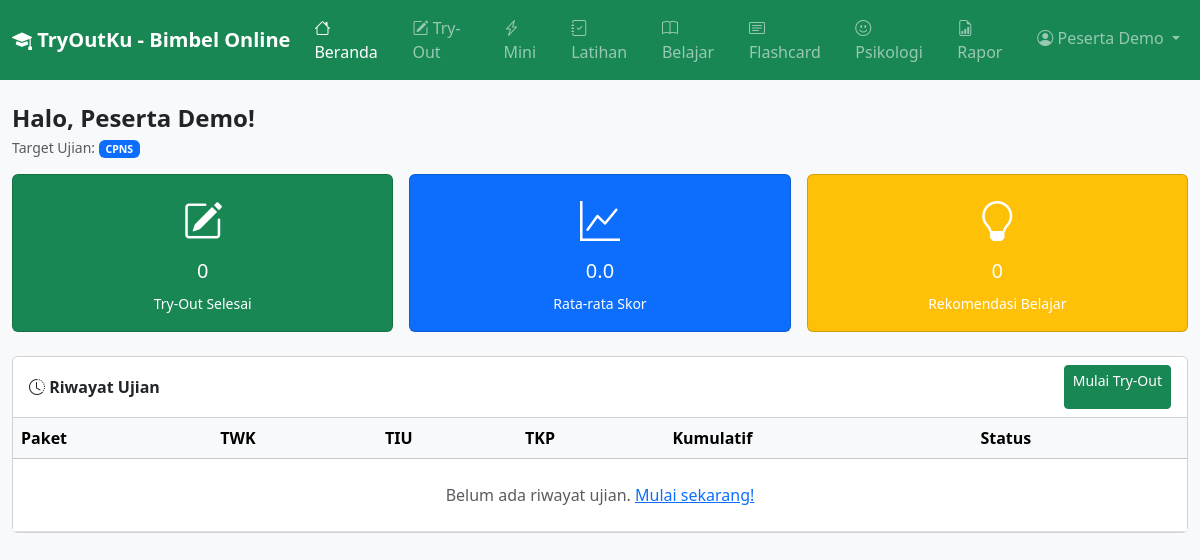
/peserta/dashboard.php (signed in), run on an earlier commit of the app's database.
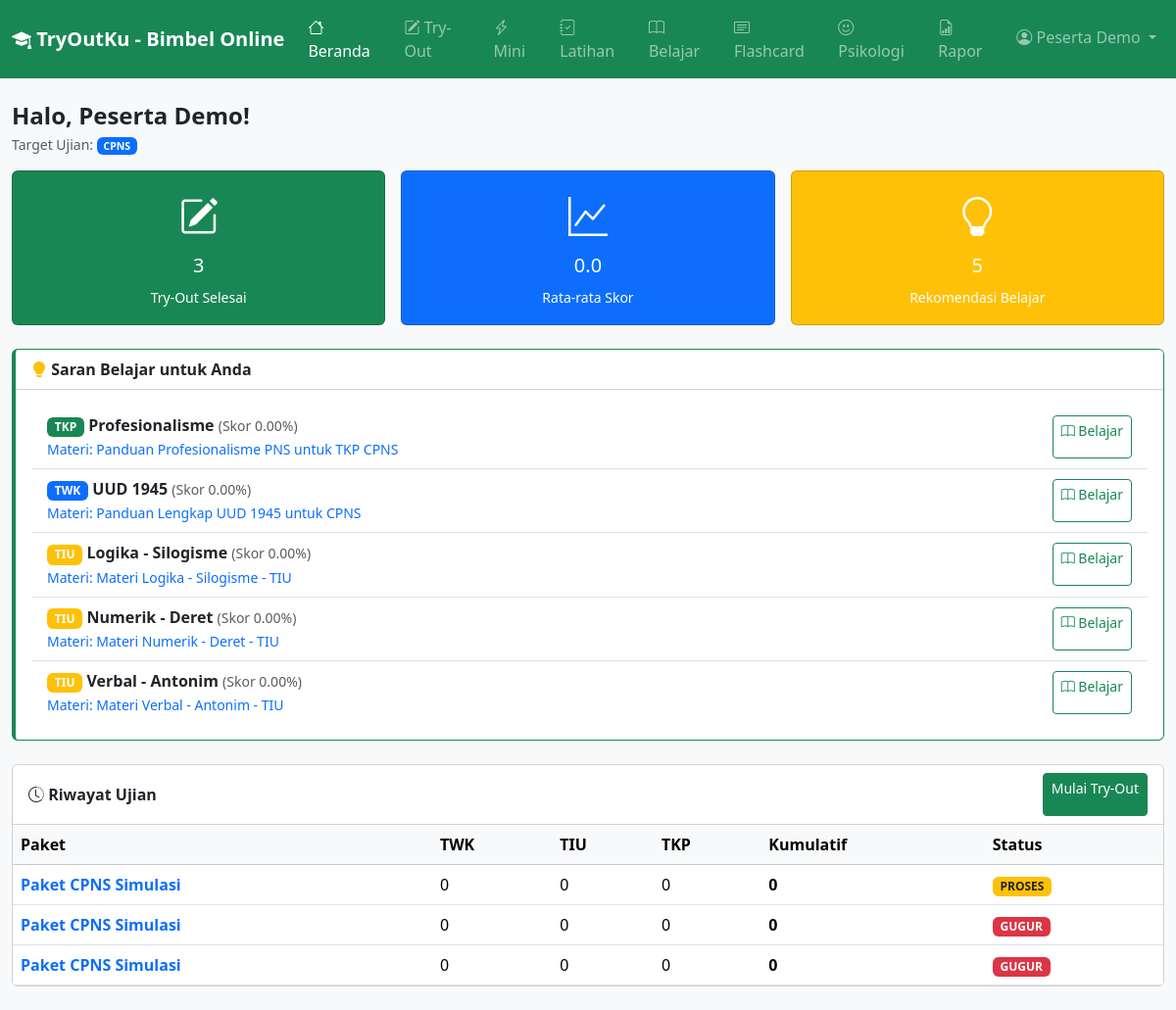
And on a later commit of the database.
### tables this page shows
CREATE TABLE `rekomendasi_belajar` (
  `id` int(11) NOT NULL AUTO_INCREMENT,
  `hasil_ujian_id` int(11) NOT NULL,
  `user_id` int(11) NOT NULL,
  `topik` varchar(100) NOT NULL,
  `jenis_tes` enum('twk','tiu','tkp','psikologi') NOT NULL,
  `skor_persentase` decimal(5,2) DEFAULT 0.00,
  `saran_materi_id` int(11) DEFAULT NULL,
  `tingkat_kesulitan_rekomendasi` enum('mudah','sedang','sulit') DEFAULT 'mudah',
  `status` enum('belum_dikerjakan','selesai') DEFAULT 'belum_dikerjakan',
  `created_at` datetime DEFAULT current_timestamp(),
  PRIMARY KEY (`id`),
  KEY `user_id` (`user_id`),
  KEY `hasil_ujian_id` (`hasil_ujian_id`),
  KEY `rb_materi` (`saran_materi_id`),
  CONSTRAINT `rb_hu` FOREIGN KEY (`hasil_ujian_id`) REFERENCES `hasil_ujian` (`id`) ON DELETE CASCADE,
  CONSTRAINT `rb_materi` FOREIGN KEY (`saran_materi_id`) REFERENCES `materi` (`id`) ON DELETE SET NULL,
  CONSTRAINT `rb_user` FOREIGN KEY (`user_id`) REFERENCES `users` (`id`) ON DELETE CASCADE
);

CREATE TABLE `materi` (
  `id` int(11) NOT NULL AUTO_INCREMENT,
  `kategori_ujian_id` int(11) DEFAULT NULL,
  `judul` varchar(255) NOT NULL,
  `topik` varchar(100) NOT NULL,
  `jenis_tes` enum('twk','tiu','tkp','psikologi') DEFAULT NULL,
  `konten_html` longtext DEFAULT NULL,
  `tipe` enum('artikel','video','flashcard','rumus') DEFAULT 'artikel',
  `level` enum('dasar','menengah','lanjut') DEFAULT 'dasar',
  `created_at` datetime DEFAULT current_timestamp(),
  PRIMARY KEY (`id`),
  KEY `kategori_ujian_id` (`kategori_ujian_id`),
  CONSTRAINT `materi_kategori` FOREIGN KEY (`kategori_ujian_id`) REFERENCES `kategori_ujian` (`id`) ON DELETE SET NULL
);

CREATE TABLE `hasil_ujian` (
  `id` int(11) NOT NULL AUTO_INCREMENT,
  `user_id` int(11) NOT NULL,
  `paket_ujian_id` int(11) NOT NULL,
  `tanggal_mulai` datetime DEFAULT NULL,
  `tanggal_selesai` datetime DEFAULT NULL,
  `skor_twk` int(5) NOT NULL DEFAULT 0,
  `skor_tiu` int(5) NOT NULL DEFAULT 0,
  `skor_tkp` int(5) NOT NULL DEFAULT 0,
  `skor_kumulatif` int(5) NOT NULL DEFAULT 0,
  `status_lulus` enum('lulus','gugur','proses') DEFAULT 'proses',
  `created_at` datetime DEFAULT current_timestamp(),
  PRIMARY KEY (`id`),
  KEY `user_id` (`user_id`),
  KEY `paket_ujian_id` (`paket_ujian_id`),
  CONSTRAINT `hu_paket` FOREIGN KEY (`paket_ujian_id`) REFERENCES `paket_ujian` (`id`) ON DELETE CASCADE,
  CONSTRAINT `hu_user` FOREIGN KEY (`user_id`) REFERENCES `users` (`id`) ON DELETE CASCADE
);

CREATE TABLE `paket_ujian` (
  `id` int(11) NOT NULL AUTO_INCREMENT,
  `kategori_ujian_id` int(11) NOT NULL,
  `nama_paket` varchar(100) NOT NULL,
  `deskripsi` text DEFAULT NULL,
  `jumlah_soal_twk` int(5) NOT NULL DEFAULT 0,
  `jumlah_soal_tiu` int(5) NOT NULL DEFAULT 0,
  `jumlah_soal_tkp` int(5) NOT NULL DEFAULT 0,
  `waktu_menit` int(5) NOT NULL DEFAULT 90,
  `status` enum('aktif','nonaktif') DEFAULT 'aktif',
  `created_at` datetime DEFAULT current_timestamp(),
  PRIMARY KEY (`id`),
  KEY `kategori_ujian_id` (`kategori_ujian_id`),
  CONSTRAINT `paket_kategori` FOREIGN KEY (`kategori_ujian_id`) REFERENCES `kategori_ujian` (`id`) ON DELETE CASCADE
);

### includes/functions.php (called while the page is built, shortened)
<?php
function e($str) {
    return htmlspecialchars($str ?? '', ENT_QUOTES, 'UTF-8');
}
function getJenisTesLabel($jenis) {
    $map = ['twk' => 'TWK', 'tiu' => 'TIU', 'tkp' => 'TKP'];
    return $map[$jenis] ?? strtoupper($jenis);
}
function getJenisTesColor($jenis) {
    $map = ['twk' => 'primary', 'tiu' => 'warning', 'tkp' => 'success'];
    return $map[$jenis] ?? 'secondary';
}

### peserta/dashboard.php (the view, shortened to what the changed rows need)
<?php
require_once __DIR__ . '/../includes/functions.php';
$stmt = $conn->prepare('SELECT COUNT(*) as total, AVG(skor_kumulatif) as rata FROM hasil_ujian WHERE user_id = ?');
$stmt->bind_param('i', $_SESSION['user_id']);
$stmt->execute();
$stat = $stmt->get_result()->fetch_assoc();
$stmt2 = $conn->prepare('SELECT h.*, p.nama_paket FROM hasil_ujian h JOIN paket_ujian p ON h.paket_ujian_id = p.id WHERE h.user_id = ? ORDER BY h.created_at DESC LIMIT 5');
$stmt2->bind_param('i', $_SESSION['user_id']);
$stmt2->execute();
$riwayat = $stmt2->get_result();
$stmt3 = $conn->prepare('SELECT rb.*, m.judul as materi_judul FROM rekomendasi_belajar rb LEFT JOIN materi m ON rb.saran_materi_id = m.id WHERE rb.user_id = ? AND rb.status = "belum_dikerjakan" ORDER BY rb.created_at DESC LIMIT 5');
$stmt3->bind_param('i', $_SESSION['user_id']);
$stmt3->execute();
$rekom = $stmt3->get_result();
require_once __DIR__ . '/../includes/header.php';
?>
<div class="container py-4">
    <div class="row g-3 mb-4">
        <div class="col-6 col-md-4">
            <div class="card text-white bg-success card-hover">
                <div class="card-body text-center">
                    <i class="bi bi-pencil-square fs-1"></i>
                    <h5 class="card-title mt-2"><?= $stat['total'] ?? 0 ?></h5>
                    <small>Try-Out Selesai</small>
                </div>
            </div>
        </div>
        <div class="col-6 col-md-4">
            <div class="card text-white bg-warning card-hover">
                <div class="card-body text-center">
                    <i class="bi bi-lightbulb fs-1"></i>
                    <h5 class="card-title mt-2"><?= $rekom->num_rows ?></h5>
                    <small>Rekomendasi Belajar</small>
                </div>
            </div>
        </div>
    </div>
    <?php if ($rekom->num_rows > 0): ?>
    <div class="card mb-4 border-success rekomendasi-card">
        <div class="card-header bg-white fw-bold"><i class="bi bi-lightbulb-fill text-warning"></i> Saran Belajar untuk Anda</div>
        <div class="card-body">
            <ul class="list-group list-group-flush">
                <?php $rekom->data_seek(0); while ($r = $rekom->fetch_assoc()): ?>
                <li class="list-group-item d-flex justify-content-between align-items-center">
                    <div>
                        <span class="badge bg-<?= getJenisTesColor($r['jenis_tes']) ?>"><?= getJenisTesLabel($r['jenis_tes']) ?></span>
                        <strong><?= e($r['topik']) ?></strong> <small class="text-muted">(Skor <?= $r['skor_persentase'] ?>%)</small>
                        <?php if ($r['materi_judul']): ?><br><small class="text-primary">Materi: <?= e($r['materi_judul']) ?></small><?php endif; ?>
                    </div>
                    <a href="belajar.php?topik=<?= urlencode($r['topik']) ?>&jenis=<?= $r['jenis_tes'] ?>" class="btn btn-sm btn-outline-success"><i class="bi bi-book"></i> Belajar</a>
                </li>
                <?php endwhile; ?>
            </ul>
        </div>
    </div>
    <?php endif; ?>
    <div class="card">
        <div class="card-body p-0">
            <div class="table-responsive">
                <table class="table table-hover mb-0">
                    <thead class="table-light">
                        <tr><th>Paket</th><th>TWK</th><th>TIU</th><th>TKP</th><th>Kumulatif</th><th>Status</th></tr>
                    </thead>
                    <tbody>
                        <?php while ($row = $riwayat->fetch_assoc()): ?>
                        <tr>
                            <td><a href="tryout_hasil.php?id=<?= $row['id'] ?>" class="text-decoration-none fw-semibold"><?= e($row['nama_paket']) ?></a></td>
                            <td><?= $row['skor_twk'] ?></td>
                            <td><?= $row['skor_tiu'] ?></td>
                            <td><?= $row['skor_tkp'] ?></td>
                            <td class="fw-bold"><?= $row['skor_kumulatif'] ?></td>
                            <td>
                                <?php if ($row['status_lulus'] === 'lulus'): ?>
                                    <span class="badge bg-success">LULUS</span>
                                <?php elseif ($row['status_lulus'] === 'gugur'): ?>
                                    <span class="badge bg-danger">GUGUR</span>
                                <?php else: ?>
                                    <span class="badge bg-warning text-dark">PROSES</span>
                                <?php endif; ?>
                            </td>
                        </tr>
                        <?php endwhile; ?>
                        <?php if ($riwayat->num_rows === 0): ?>
                            <tr><td colspan="6" class="text-center text-muted py-4">Belum ada riwayat ujian. <a href="tryout_list.php">Mulai sekarang!</a></td></tr>
                        <?php endif; ?>
                    </tbody>
                </table>
            </div>
        </div>
    </div>
</div>
<?php require_once __DIR__ . '/../includes/footer.php'; ?>

What changed in the data, as far as the page shows it:
added rekomendasi_belajar: jenis_tes "TKP", topik "Profesionalisme", skor_persentase "0.00", saran_materi.judul "Panduan Profesionalisme PNS untuk TKP CPNS"
added rekomendasi_belajar: jenis_tes "TWK", topik "UUD 1945", skor_persentase "0.00", saran_materi.judul "Panduan Lengkap UUD 1945 untuk CPNS"
added rekomendasi_belajar: jenis_tes "TIU", topik "Logika - Silogisme", skor_persentase "0.00", saran_materi.judul "Materi Logika - Silogisme - TIU"
added rekomendasi_belajar: jenis_tes "TIU", topik "Numerik - Deret", skor_persentase "0.00", saran_materi.judul "Materi Numerik - Deret - TIU"
added rekomendasi_belajar: jenis_tes "TIU", topik "Verbal - Antonim", skor_persentase "0.00", saran_materi.judul "Materi Verbal - Antonim - TIU"
added hasil_ujian: paket_ujian.nama_paket "Paket CPNS Simulasi", skor_twk "0", skor_tiu "0", skor_tkp "0", skor_kumulatif "0", status_lulus "PROSES"
added hasil_ujian: paket_ujian.nama_paket "Paket CPNS Simulasi", skor_twk "0", skor_tiu "0", skor_tkp "0", skor_kumulatif "0", status_lulus "GUGUR"
added hasil_ujian: paket_ujian.nama_paket "Paket CPNS Simulasi", skor_twk "0", skor_tiu "0", skor_tkp "0", skor_kumulatif "0", status_lulus "GUGUR"
Also different on the page:
$stat['total']: "0" → "3"
$rekom->num_rows: "0" → "5"
text no longer shown: "Belum ada riwayat ujian. Mulai sekarang!"
text now shown: "Saran Belajar untuk Anda"
